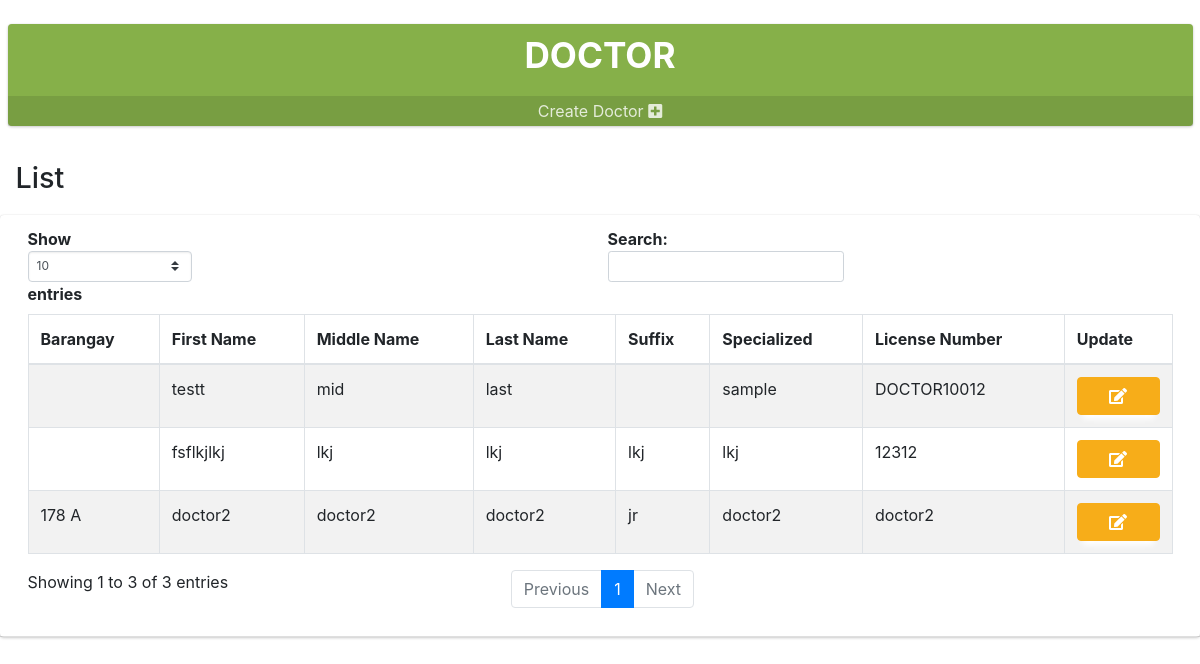
/admin/doctor.php (signed in), run on the app's committed database.
### tables this page shows
CREATE TABLE `doctor` (
  `doctor_id` int(11) NOT NULL,
  `first_name` varchar(255) NOT NULL,
  `middle_name` varchar(255) DEFAULT NULL,
  `last_name` varchar(255) NOT NULL,
  `suffix` varchar(255) NOT NULL,
  `specialist` varchar(255) NOT NULL,
  `id_number` varchar(255) NOT NULL,
  `barangay` varchar(255) NOT NULL
);

### loginverification.php (called while the page is built, shortened)
<?php
function logged_in(){
  if(isset($_SESSION['user_id']) && !empty($_SESSION['user_id'])){
    return true;
  }else {
    return false;
  }
}
?>

### admin/doctor.php (the view, shortened to what this page needs)
<?php
include '../connectMySQL.php';
include '../loginverification.php';
if (logged_in()) {
?>
<!DOCTYPE html>
<html lang="en">
  <link rel="stylesheet" href="../plugins/fontawesome-free/css/all.min.css">
  <link rel="stylesheet" href="../plugins/icheck-bootstrap/icheck-bootstrap.min.css">
  <link rel="stylesheet" href="../dist/css/adminlte.min.css?v=3.2.0">
  <link rel="stylesheet" href="../designs.css">
<form method="post">
<div class="col-lg-12 col-12">
    <div class="small-box badge-info">
        <div class="inner"><center>
            <h3>DOCTOR</h3></center>
        </div>
        <a href="#top" class="small-box-footer create_account">
                Create Doctor <i class="fas fa-plus-square"></i>
         </a>
    </div>
</div>
<div class="content-header">
    <div class="container-fluid">
        <div class="row mb-1">
            <div class="col-sm-12">
                <h1 class="m-0" id="concernInfo">List </h1>
            </div>
        </div>
    </div>
</div>
<div class="content">
    <div class="card">
        <div class="card-header border-1">
            <div class="d-flex flex-row justify-content-end">
                <?php
                $query = "SELECT * FROM doctor";
                $result = $conn->query($query);
                echo "<div id='successz' class = 'col-lg-12'>
                <table class='table table-bordered table-striped dataTable dtr-inline ' id='table'>
                <thead><tr>
                <th nowrap>Barangay</th>
                <th nowrap>First Name</th>
                <th nowrap>Middle Name</th>
                <th nowrap>Last Name</th>
                <th nowrap>Suffix</th>
                <th nowrap>Specialized</th>
                <th nowrap>License Number</th>
                <th nowrap>Update</th>
                </tr></thead><tbody>";
                while ($row = $result->fetch_assoc()) {
                    echo "<tr role='row'>";
                    echo "<td>" . $row['barangay'] . "</td>";
                    echo "<td>" . $row['first_name'] . "</td>";
                    echo "<td>" . $row['middle_name'] . "</td>";
                    echo "<td>" . $row['last_name'] . "</td>";
                    echo "<td>" . $row['suffix'] . "</td>";
                    echo "<td>" . $row['specialist'] . "</td>";
                    echo "<td>" . $row['id_number'] . "</td>";
                    echo ' <td><a name="view" value="Update" id="' . $row["doctor_id"] . '" class="btn btn-success btn-block update_account" style="color:white;"><i class="fas fa-edit" style="color:white;"></i></a></td>';
                }
                ?>
</form>
<?php
} else {
    header('location:../index.php');
}
?>
</body>
</html>

### designs.css (style rules this page uses)
.btn-success { color: #fff; background-color: #F7AD19; border-color: #F7AD19; box-shadow:0 10px 6px -6px #fff; }
.badge-info { color: #fff; background-color: #86B049; }

### admin/doctor.php (style rules this page uses)
.badge-info { color: #fff; background-color: #86B049; }

### data on the page
doctor: first_name "testt", middle_name "mid", last_name "last", specialist "sample", id_number "DOCTOR10012"
doctor: barangay "178 A", first_name "doctor2", middle_name "doctor2", last_name "doctor2", suffix "jr", specialist "doctor2", id_number "doctor2"
doctor: first_name "fsflkjlkj", middle_name "lkj", last_name "lkj", suffix "lkj", specialist "lkj", id_number "12312"
